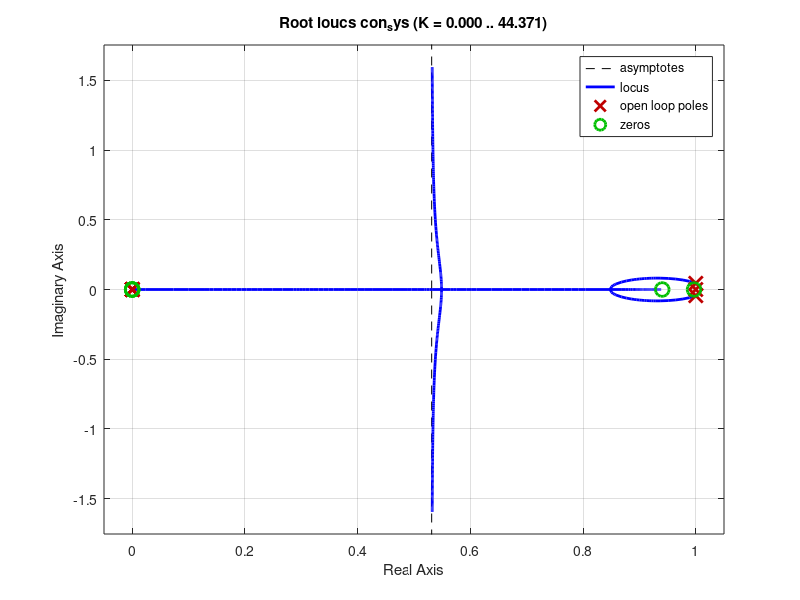

MATLAB code for this plot: (Note: this script raises an error after producing the figure.)
close all

% Parameters
Ts = 0.01;
a =  39.69869786;
b = -19.60424708;
g = 1587.94791435;
Beta = 0.102;
N = 70;

z = zpk('z',Ts);

% Transfer Function
TransferFunction = (Ts^2*a*z^(-2))/(1 - 2*z^(-1) + (1-b*Ts^2)*z^(-2));
% Transfer Function with Friction
TransferFunction_Friction = (Ts^2*a*z^(-2))/(1 +(Beta*Ts - 2)*z^(-1) + (1 - (Beta + b*Ts)*Ts)*z^(-2));

% Control Model
IIR = ((N*Ts)/(1-(1-N*Ts)*z^(-1))); % Filter
Kd_Kp = 0.15;   % Kd/Kp
Ki_Kp = 0.3; % Ki/Kp
PID = 1 + Kd_Kp*(1-z^(-1))/Ts + Ki_Kp*Ts*z^(-1)/(1-z^(-1));  % Proportional-Integral-Derivative Controller
PID_IIR = 1 + (Kd_Kp*(1-z^(-1))/Ts)*IIR + Ki_Kp*Ts*z^(-1)/(1-z^(-1)); % PID with IIR

con_sys = PID * TransferFunction; 

% sweep Kp from 0 to inf
rlocus(con_sys);

rltool(TransferFunction_Friction, PID);
